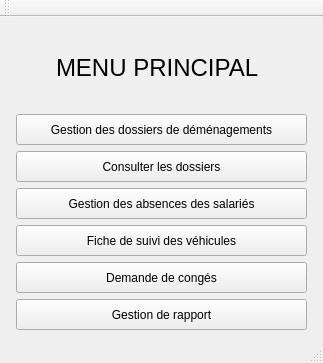
<?xml version="1.0" encoding="UTF-8"?>
<ui version="4.0">
 <class>MainWindow</class>
 <widget class="QMainWindow" name="MainWindow">
  <property name="geometry">
   <rect>
    <x>0</x>
    <y>0</y>
    <width>323</width>
    <height>363</height>
   </rect>
  </property>
  <property name="windowTitle">
   <string>PSDEM</string>
  </property>
  <widget class="QWidget" name="centralWidget">
   <layout class="QVBoxLayout" name="verticalLayout">
    <item>
     <layout class="QHBoxLayout" name="horizontalLayout_7">
      <item>
       <spacer name="horizontalSpacer_13">
        <property name="orientation">
         <enum>Qt::Horizontal</enum>
        </property>
        <property name="sizeHint" stdset="0">
         <size>
          <width>40</width>
          <height>20</height>
         </size>
        </property>
       </spacer>
      </item>
      <item>
       <widget class="QLabel" name="label">
        <property name="minimumSize">
         <size>
          <width>211</width>
          <height>41</height>
         </size>
        </property>
        <property name="text">
         <string>&lt;html&gt;&lt;head/&gt;&lt;body&gt;&lt;p&gt;&lt;span style=&quot; font-size:18pt;&quot;&gt;MENU PRINCIPAL&lt;/span&gt;&lt;/p&gt;&lt;/body&gt;&lt;/html&gt;</string>
        </property>
       </widget>
      </item>
      <item>
       <spacer name="horizontalSpacer_14">
        <property name="orientation">
         <enum>Qt::Horizontal</enum>
        </property>
        <property name="sizeHint" stdset="0">
         <size>
          <width>40</width>
          <height>20</height>
         </size>
        </property>
       </spacer>
      </item>
     </layout>
    </item>
    <item>
     <layout class="QHBoxLayout" name="horizontalLayout">
      <item>
       <spacer name="horizontalSpacer">
        <property name="orientation">
         <enum>Qt::Horizontal</enum>
        </property>
        <property name="sizeHint" stdset="0">
         <size>
          <width>40</width>
          <height>20</height>
         </size>
        </property>
       </spacer>
      </item>
      <item>
       <widget class="QPushButton" name="pushButtonGestionDemenagements">
        <property name="minimumSize">
         <size>
          <width>291</width>
          <height>31</height>
         </size>
        </property>
        <property name="text">
         <string>Gestion des dossiers de déménagements</string>
        </property>
       </widget>
      </item>
      <item>
       <spacer name="horizontalSpacer_2">
        <property name="orientation">
         <enum>Qt::Horizontal</enum>
        </property>
        <property name="sizeHint" stdset="0">
         <size>
          <width>40</width>
          <height>20</height>
         </size>
        </property>
       </spacer>
      </item>
     </layout>
    </item>
    <item>
     <layout class="QHBoxLayout" name="horizontalLayout_2">
      <item>
       <spacer name="horizontalSpacer_3">
        <property name="orientation">
         <enum>Qt::Horizontal</enum>
        </property>
        <property name="sizeHint" stdset="0">
         <size>
          <width>40</width>
          <height>20</height>
         </size>
        </property>
       </spacer>
      </item>
      <item>
       <widget class="QPushButton" name="pushButton_6">
        <property name="minimumSize">
         <size>
          <width>291</width>
          <height>31</height>
         </size>
        </property>
        <property name="text">
         <string>Consulter les dossiers</string>
        </property>
       </widget>
      </item>
      <item>
       <spacer name="horizontalSpacer_4">
        <property name="orientation">
         <enum>Qt::Horizontal</enum>
        </property>
        <property name="sizeHint" stdset="0">
         <size>
          <width>40</width>
          <height>20</height>
         </size>
        </property>
       </spacer>
      </item>
     </layout>
    </item>
    <item>
     <layout class="QHBoxLayout" name="horizontalLayout_3">
      <item>
       <spacer name="horizontalSpacer_5">
        <property name="orientation">
         <enum>Qt::Horizontal</enum>
        </property>
        <property name="sizeHint" stdset="0">
         <size>
          <width>40</width>
          <height>20</height>
         </size>
        </property>
       </spacer>
      </item>
      <item>
       <widget class="QPushButton" name="pushButton_2">
        <property name="minimumSize">
         <size>
          <width>291</width>
          <height>31</height>
         </size>
        </property>
        <property name="text">
         <string>Gestion des absences des salariés</string>
        </property>
       </widget>
      </item>
      <item>
       <spacer name="horizontalSpacer_6">
        <property name="orientation">
         <enum>Qt::Horizontal</enum>
        </property>
        <property name="sizeHint" stdset="0">
         <size>
          <width>40</width>
          <height>20</height>
         </size>
        </property>
       </spacer>
      </item>
     </layout>
    </item>
    <item>
     <layout class="QHBoxLayout" name="horizontalLayout_4">
      <item>
       <spacer name="horizontalSpacer_7">
        <property name="orientation">
         <enum>Qt::Horizontal</enum>
        </property>
        <property name="sizeHint" stdset="0">
         <size>
          <width>40</width>
          <height>20</height>
         </size>
        </property>
       </spacer>
      </item>
      <item>
       <widget class="QPushButton" name="pushButton_3">
        <property name="minimumSize">
         <size>
          <width>291</width>
          <height>31</height>
         </size>
        </property>
        <property name="text">
         <string>Fiche de suivi des véhicules</string>
        </property>
       </widget>
      </item>
      <item>
       <spacer name="horizontalSpacer_8">
        <property name="orientation">
         <enum>Qt::Horizontal</enum>
        </property>
        <property name="sizeHint" stdset="0">
         <size>
          <width>40</width>
          <height>20</height>
         </size>
        </property>
       </spacer>
      </item>
     </layout>
    </item>
    <item>
     <layout class="QHBoxLayout" name="horizontalLayout_5">
      <item>
       <spacer name="horizontalSpacer_9">
        <property name="orientation">
         <enum>Qt::Horizontal</enum>
        </property>
        <property name="sizeHint" stdset="0">
         <size>
          <width>40</width>
          <height>20</height>
         </size>
        </property>
       </spacer>
      </item>
      <item>
       <widget class="QPushButton" name="pushButton_4">
        <property name="minimumSize">
         <size>
          <width>291</width>
          <height>31</height>
         </size>
        </property>
        <property name="text">
         <string>Demande de congés</string>
        </property>
       </widget>
      </item>
      <item>
       <spacer name="horizontalSpacer_10">
        <property name="orientation">
         <enum>Qt::Horizontal</enum>
        </property>
        <property name="sizeHint" stdset="0">
         <size>
          <width>40</width>
          <height>20</height>
         </size>
        </property>
       </spacer>
      </item>
     </layout>
    </item>
    <item>
     <layout class="QHBoxLayout" name="horizontalLayout_6">
      <item>
       <spacer name="horizontalSpacer_11">
        <property name="orientation">
         <enum>Qt::Horizontal</enum>
        </property>
        <property name="sizeHint" stdset="0">
         <size>
          <width>40</width>
          <height>20</height>
         </size>
        </property>
       </spacer>
      </item>
      <item>
       <widget class="QPushButton" name="pushButton_5">
        <property name="minimumSize">
         <size>
          <width>291</width>
          <height>31</height>
         </size>
        </property>
        <property name="text">
         <string>Gestion de rapport</string>
        </property>
       </widget>
      </item>
      <item>
       <spacer name="horizontalSpacer_12">
        <property name="orientation">
         <enum>Qt::Horizontal</enum>
        </property>
        <property name="sizeHint" stdset="0">
         <size>
          <width>40</width>
          <height>20</height>
         </size>
        </property>
       </spacer>
      </item>
     </layout>
    </item>
   </layout>
   <zorder>pushButtonGestionDemenagements</zorder>
   <zorder>pushButton_2</zorder>
   <zorder>pushButton_3</zorder>
   <zorder>pushButton_4</zorder>
   <zorder>pushButton_5</zorder>
   <zorder>pushButton_6</zorder>
   <zorder>label</zorder>
   <zorder>horizontalSpacer</zorder>
   <zorder>horizontalSpacer_2</zorder>
   <zorder>horizontalSpacer_3</zorder>
   <zorder>horizontalSpacer_4</zorder>
   <zorder>horizontalSpacer_5</zorder>
   <zorder>horizontalSpacer_6</zorder>
   <zorder>horizontalSpacer_7</zorder>
   <zorder>horizontalSpacer_8</zorder>
   <zorder>horizontalSpacer_9</zorder>
   <zorder>horizontalSpacer_10</zorder>
   <zorder>horizontalSpacer_11</zorder>
   <zorder>horizontalSpacer_12</zorder>
   <zorder>horizontalSpacer_13</zorder>
   <zorder>horizontalSpacer_14</zorder>
   <zorder>pushButtonGestionDemenagements</zorder>
  </widget>
  <widget class="QMenuBar" name="menuBar">
   <property name="geometry">
    <rect>
     <x>0</x>
     <y>0</y>
     <width>323</width>
     <height>29</height>
    </rect>
   </property>
  </widget>
  <widget class="QToolBar" name="mainToolBar">
   <attribute name="toolBarArea">
    <enum>TopToolBarArea</enum>
   </attribute>
   <attribute name="toolBarBreak">
    <bool>false</bool>
   </attribute>
  </widget>
  <widget class="QStatusBar" name="statusBar"/>
 </widget>
 <layoutdefault spacing="6" margin="11"/>
 <resources/>
 <connections/>
</ui>
